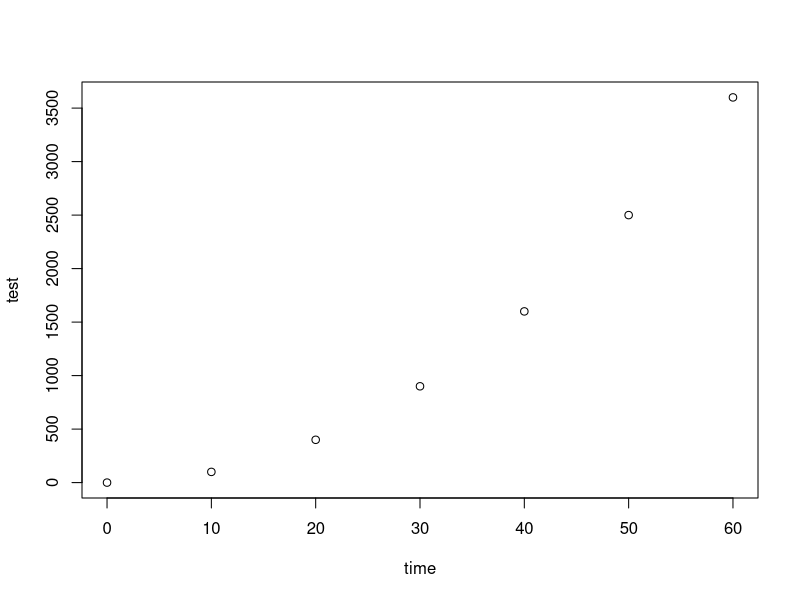
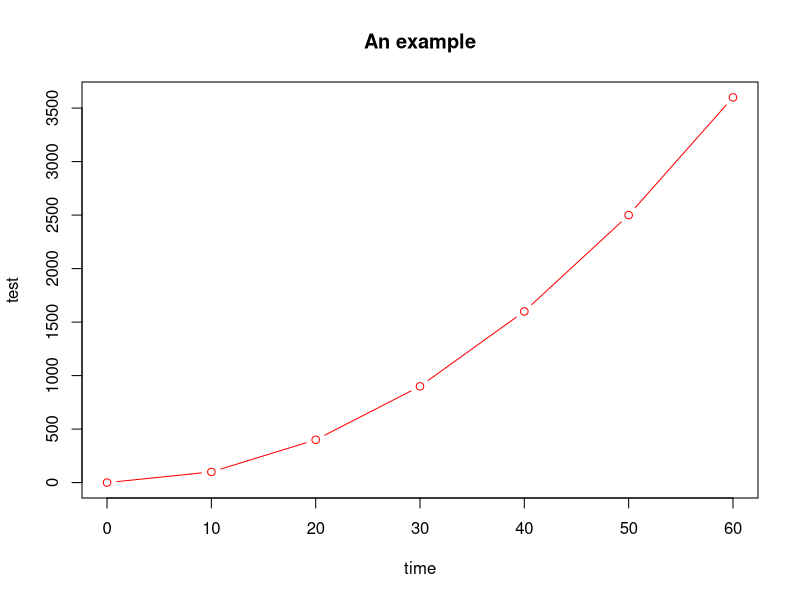
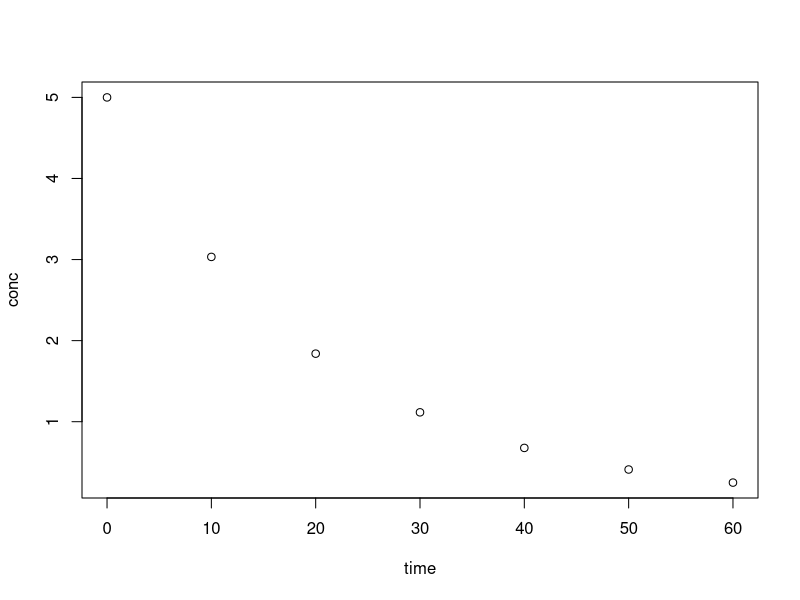
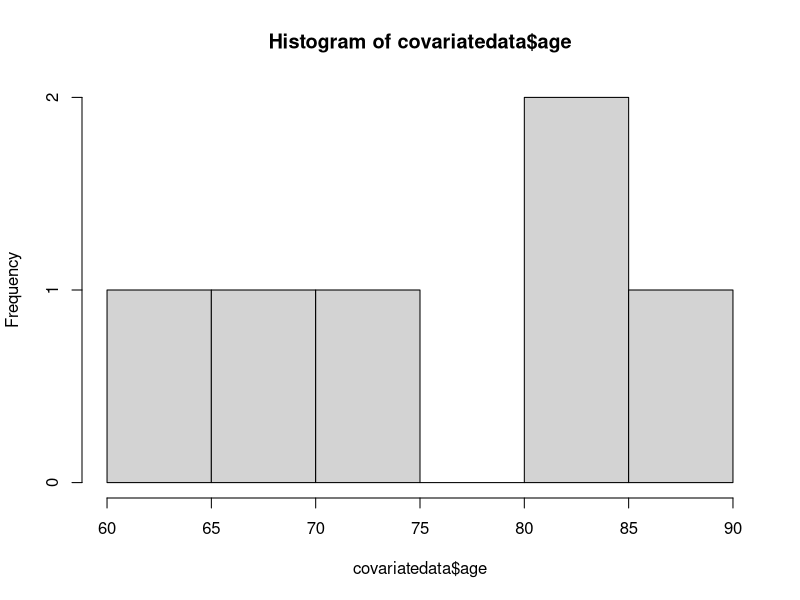
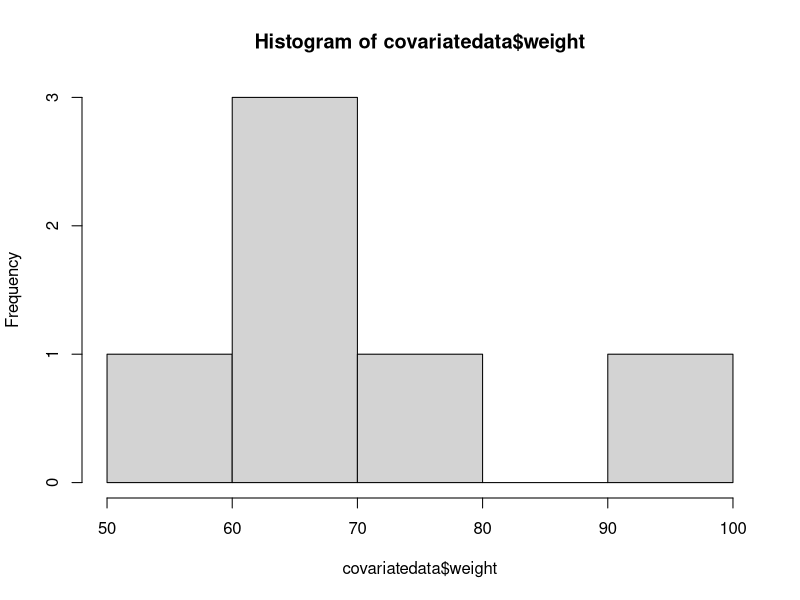

Source code (R) for these figures, in order: (Note: this script raises an error after producing the figures.)
#The basics of R
#We will cut and paste these commands into the R console

 setwd("P:/OSUcourse2015/Rcourse_Day1/2_Handson")

#1. R basics
# This removes all R object from the workspace.  A good thing to do at the start of a script.

  rm(list=ls(all=TRUE))


#1.1 Getting help

  #help(plot)

  #?plot

  #help.search("plot")


#1.2 Using the command line in the console window

  2 + 2
  
  10^2
  
  1:100


#1.3 Making an object (a vector) and assignment using <-

  time <- c(0,10,20,30,40,50,60)
  time


#1.4 How objects behave - vectorised operations

  test <- time+time
  test

  test <- time^2
  test
  
#Note how "test" was over-written without warning


#1.5 A graphics window opens when needed - make sure it is visible

  plot(test ~ time)
  #The graphics window can be closed when it is not needed


#1.6 Functions can have arguments (given in the help page)

  plot(test ~ time, col="red", type="b", main="An example")


#1.7 Named vectors and accessing the elements of a vector

  theta <- c(dose=50, Cl=0.5, V=10)
  theta

  names(theta)
 
  theta[3]
  
  theta["V"]
  
  #Subsetting
  theta[theta>10]


#1.8 An example using vectors for calculations
#Single compartment, bolus dose, first order elimination
#C = Dose/V*exp(-CL/V*t)

  conc <- 50/10*exp(-0.5/10*time)
  conc

  conc <- theta[1]/theta[3]*exp(-theta[2]/theta[3]*time)
  conc

  conc <- theta["dose"]/theta["V"]*exp(-theta["Cl"]/theta["V"]*time)
  conc

  plot(conc ~ time)


#1.7 Logical comparisons
   conc

   conc < 5
   
   conc <= 2

   conc==5



#1.9 Introducing NA as missing

   conc2 <- c(10,20,NA,30)

   #What is the mean of conc2?
   mean(conc2)

   #What is the mean if we remove the NA's
   mean(conc2, na.rm=T)  


#2.0 Reading data 

  alldata <- read.csv("morphine_n=6.csv")
  #"alldata" is an object of the class "data frame" - mixed numbers and text

  #This shows the venous blood concentration (ng/ml) of morphine in 6 elderly
  #patients after each received 5 mg s.c.


#2.1 Various ways to look at the imported data

  names(alldata)

  str(alldata)

  summary(alldata)

  table(time)


#2.2  Accessing dataframe elements - [] and $

  alldata["time"]
  
  alldata$time
  
  alldata[2,3]
  #second row, third column of alldata


#2.3 Factors
  #R turns text into factors by default
  #Factors are categorical variables, which are defined by their levels
  #The order is alphabetical unless specified otherwise
  class(alldata$proced)

  levels(alldata$proced)

  alldata$proced

  #Caution - factors can be represented by text strings that are numbers
  #The three objects below are all distinctly different
    beware1 <- c(10,11,12)
    beware1

    beware2 <- c("10","11","12")
    beware2

    beware3 <- as.factor(beware2)
    beware3

    #They look the same but are objects of different classes and will behave differently
    class(beware1)
    class(beware2)
    class(beware3)


#2.4 First, a subset of alldata is needed where the co-variate values aren't
#repeated for each timepoint - the values for time zero will suffice

  #Subset is a very handy command
  covariatedata <- subset(alldata, time==0)

  dim(alldata)
  dim(covariatedata)

  head(alldata)
  head(covariatedata)
 
 
#2.5 A quick look at the co-variates

 
  hist(covariatedata$age)
  
  hist(covariatedata$weight)

  table(covariatedata$sex)
  
  table(covariatedata$proced)

  table(covariatedata$proced,covariatedata$sex)

  plot(covariatedata$weight ~ covariatedata$sex)
  

 


#2.5 Basic plot of the pooled data for all 6 subjects
  
  plot(conc ~ time, data=alldata)

#More on plotting tomorrow.
